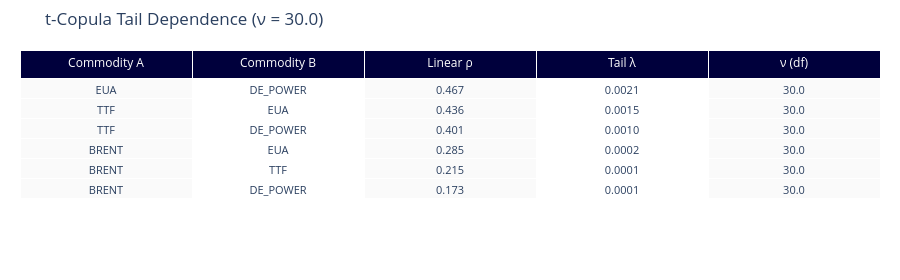

The cell this chart's notebook holds for it:
### Markdown cell above
## 6. t-Copula Tail Dependence

### Why Copulas?

Sklar's Theorem (1959) states that any multivariate joint distribution can be
decomposed into marginal distributions and a copula that captures the
dependence structure:

$$F(x_1, ..., x_n) = C(F_1(x_1), ..., F_n(x_n))$$

This separation is powerful because it lets us model the marginal behaviour
of each commodity (fat tails, volatility clustering) independently from their
joint behaviour (tail dependence, asymmetric dependence).

The t-copula is defined as:

$$C_t(u_1, ..., u_n; R, \nu) = t_{\nu, R}(t_\nu^{-1}(u_1), ..., t_\nu^{-1}(u_n))$$

where $R$ is the correlation matrix, $\nu$ is the degrees of freedom (lower
$\nu$ = fatter tails = stronger tail dependence), and $t_\nu^{-1}$ is the
inverse Student-t CDF.

### Tail Dependence Coefficient

For the t-copula, the tail dependence coefficient — the probability that two
assets are jointly in the tail, given that one is — is:

$$\lambda_U = \lambda_L = 2 t_{\nu+1}\left(-\sqrt{\frac{(\nu+1)(1-\rho)}{1+\rho}}\right)$$

A Gaussian copula (the limit as $\nu \to \infty$) has $\lambda = 0$ —
regardless of the correlation. This is the catastrophic failure mode: under
Gaussian assumptions, extreme events in Brent and TTF are independent in the
tails, even if their correlation is 0.6. Under a t-copula with $\nu = 5$,
the same correlation implies tail dependence of roughly 0.20 — a one-in-five
chance that TTF crashes given that Brent has already crashed.

For a trading desk with positions in both commodities, the difference between
$\lambda = 0$ and $\lambda = 0.20$ is the difference between a diversified
portfolio and a concentrated one — during exactly the stress event when
diversification is needed most.

### Code cell
copula_fit = fit_t_copula(core_rets)
n = len(CORE)

rows = []
for i in range(n):
    for j in range(i + 1, n):
        rows.append({
            "Commodity A": CORE[i], "Commodity B": CORE[j],
            "Linear ρ": float(copula_fit.correlation[i, j]),
            "Tail λ": float(copula_fit.tail_dep[i, j]),
            "ν (df)": copula_fit.df,
        })

td_table = pd.DataFrame(rows).sort_values("Tail λ", ascending=False)

fig5 = go.Figure(data=[go.Table(
    header=dict(values=list(td_table.columns), fill_color=NAVY, font=dict(color="white", size=12), align="center"),
    cells=dict(values=[td_table[c] for c in td_table.columns], fill_color=[OFFWHITE, "white"] * 3,
               font=dict(size=11), format=[None, None, ".3f", ".4f", ".1f"], align="center"),
)])
fig5.update_layout(title=f"t-Copula Tail Dependence (ν = {copula_fit.df:.1f})", height=280, margin=dict(l=20, r=20, t=50, b=20))
fig5.show()

print(f"Fitted degrees of freedom: {copula_fit.df:.2f}")
print(f"(ν < 10 → heavy tails; ν → ∞ is Gaussian limit)")
print(f"Top tail-dependent pair: {td_table.iloc[0]['Commodity A']}-{td_table.iloc[0]['Commodity B']} (λ = {td_table.iloc[0]['Tail λ']:.4f})")

### Figure 1 — Plotly figure (JSON) as saved in the notebook; plotly's stock layout.template omitted (floating-point values rounded to 4 significant figures)
{"data": [{"cells": {"align": "center", "fill": {"color": ["#FAFAFA", "white", "#FAFAFA", "white", "#FAFAFA", "white"]}, "font": {"size": 11}, "format": [null, null, ".3f", ".4f", ".1f"], "values": [["EUA", "TTF", "TTF", "BRENT", "BRENT", "BRENT"], ["DE_POWER", "EUA", "DE_POWER", "EUA", "TTF", "DE_POWER"], [0.4671, 0.4363, 0.4008, 0.2849, 0.2146, 0.1734], [0.002103, 0.00148, 0.0009784, 0.0002378, 9.553e-05, 5.473e-05], [30.0, 30.0, 30.0, 30.0, 30.0, 30.0]]}, "header": {"align": "center", "fill": {"color": "#00003C"}, "font": {"color": "white", "size": 12}, "values": ["Commodity A", "Commodity B", "Linear ρ", "Tail λ", "ν (df)"]}, "type": "table"}], "layout": {"height": 280, "margin": {"b": 20, "l": 20, "r": 20, "t": 50}, "title": {"text": "t-Copula Tail Dependence (ν = 30.0)"}}}
